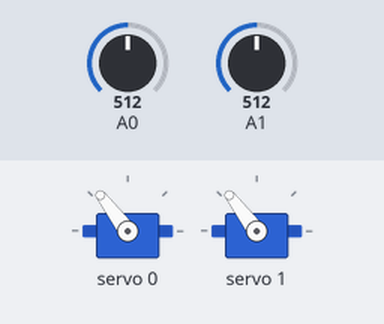
This sketch was run on a simulated Arduino Uno, built with avr-gcc and run on an emulated ATmega328P. Shown: 2 × servo. The test bench sets the inputs (shaded band); at power-on: A0 = 512, A1 = 512.

Above: at 1.2 s.
1.3 s: A0 set to 716
At 2.5 s:
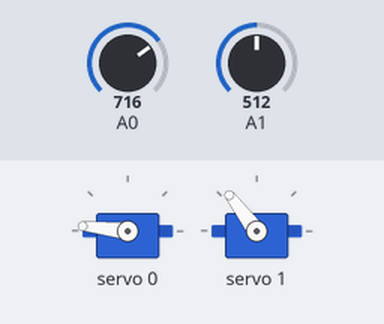
2.8 s: A1 set to 716
At 3.7 s:
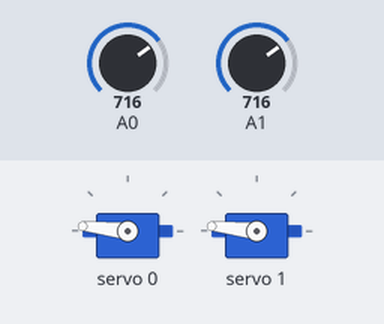
4.3 s: A0 set to 900
At 5.0 s:
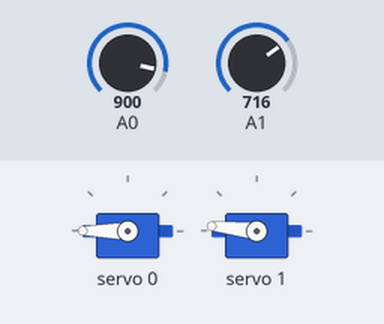
5.8 s: A1 set to 900
At 6.1 s:
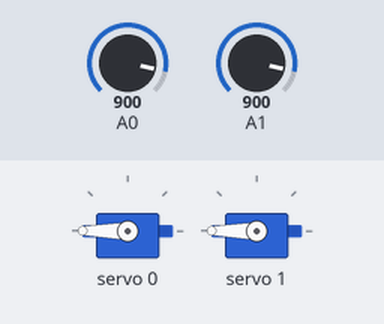
7.3 s: A0 set to 511
At 8.4 s:
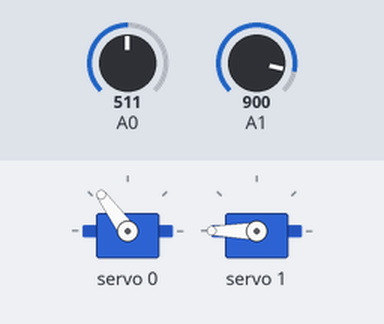
8.8 s: A1 set to 306
At 9.5 s:
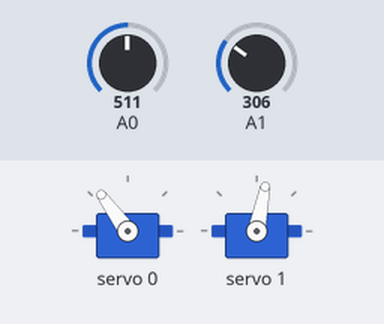
Timing chart, 0 to 11.3 s (numbered marks = the images above; inputs shaded):
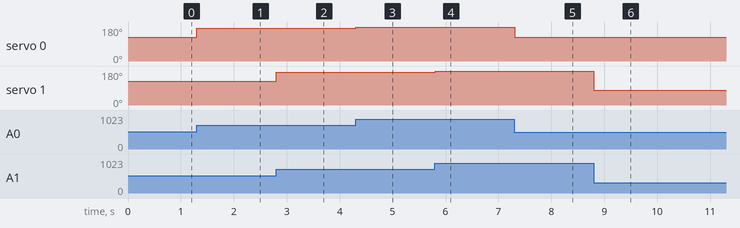

Measured:
- after the input at 1.3 s, servo 0: 127° → 174° at once
- after the input at 2.8 s, servo 1: 127° → 174° at once
- after the input at 4.3 s, servo 0: 174° → 180° at once
- after the input at 5.8 s, servo 1: 174° → 180° at once
- after the input at 7.3 s, servo 0: 180° → 126° at once
- after the input at 8.8 s, servo 1: 180° → 79° at once

The sketch:

Controlling_Two_Servo_With_Joystick.ino
```cpp
#include <Wire.h>
#include <Adafruit_PWMServoDriver.h>
Adafruit_PWMServoDriver pwm = Adafruit_PWMServoDriver();
int mipw = 650; // Minimum Pulse Width
int mapw = 2350; // Maximum Pulse Width
int dpw = 1500; // Default Pulse Width
int f = 50; // Frequency
uint8_t servonum = 0;
void setup()
{
  pwm.begin();
  pinMode(A0,INPUT);
  pinMode(A1,INPUT);
  Serial.begin(9600);
  pwm.setPWMFreq(f);
}
void loop()
{
  pwm.setPWM(0,0,Angle((analogRead(A0))/4));
  pwm.setPWM(1,0,Angle((analogRead(A1))/4));
}
int Angle(int angle)
{
  int pw = map(angle,0,180,mipw,mapw);
  int av = int(float(pw)/1000000*f*4096);
  return av;
}
```
